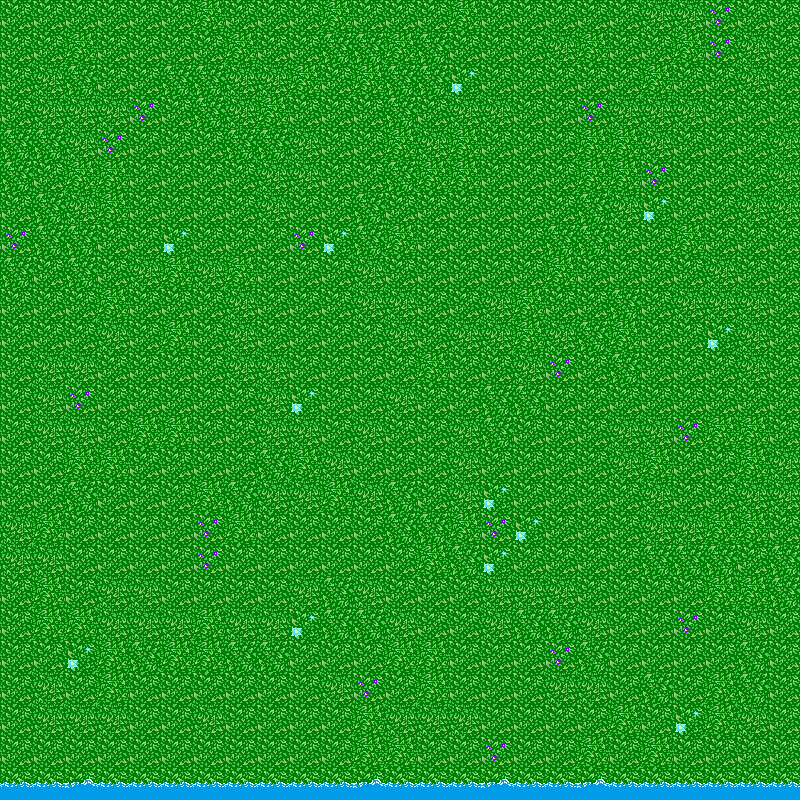

This is a level from a 2D game, rendered from its Tiled map with the project's own tilesets. A one-line summary and the map file follow, with tile-layer data summarised:
An orthogonal 25x25 tile map with 32x32 px tiles, 1 tile layer (background), 1 hidden layer not drawn, 3 tilesets and 5 objects (3x enemyEntity, mainPlayer, enemySpawner).

<map version="1.0" orientation="orthogonal" width="25" height="25" tilewidth="32" tileheight="32">
 <tileset firstgid="1" name="meta_tileset" tilewidth="32" tileheight="32">
  <image source="../images/meta_tileset.png" width="160" height="32" />
  <tile id="0">
   <properties>
    <property name="type" value="solid" />
   </properties>
  </tile>
 </tileset>
 <tileset firstgid="6" name="bg_tileset" tilewidth="32" tileheight="32">
  <image source="../images/bg_tileset.png" width="256" height="256" />
 </tileset>
 <tileset firstgid="70" name="bg_tileset2" tilewidth="32" tileheight="32">
  <image source="../images/bg_tileset2.png" width="160" height="64" />
 </tileset>
 <layer name="background" width="25" height="25">
  <data>[625 cells, 625 non-empty, 8 distinct tile ids]</data>
 </layer>
 <objectgroup name="entities" width="25" height="25">
  <object name="mainPlayer" x="244" y="122" width="16" height="16">
   <properties>
    <property name="image" value="sprite" />
    <property name="spriteheight" value="16" />
    <property name="spritewidth" value="16" />
   </properties>
  </object>
  <object name="enemySpawner" x="504" y="73" width="32" height="32" />
  <object name="enemyEntity" x="476" y="245" width="32" height="32">
   <properties>
    <property name="image" value="enemy" />
    <property name="spritewidth" value="32" />
   </properties>
  </object>
  <object name="enemyEntity" x="293" y="296" width="32" height="32">
   <properties>
    <property name="image" value="enemy" />
    <property name="spritewidth" value="32" />
   </properties>
  </object>
  <object name="enemyEntity" x="449" y="383" width="32" height="32">
   <properties>
    <property name="image" value="enemy" />
    <property name="spritewidth" value="32" />
   </properties>
  </object>
 </objectgroup>
 <layer name="collision" width="25" height="25" visible="0">
  <data>[625 cells, 96 non-empty, 1 distinct tile ids]</data>
 </layer>
</map>
